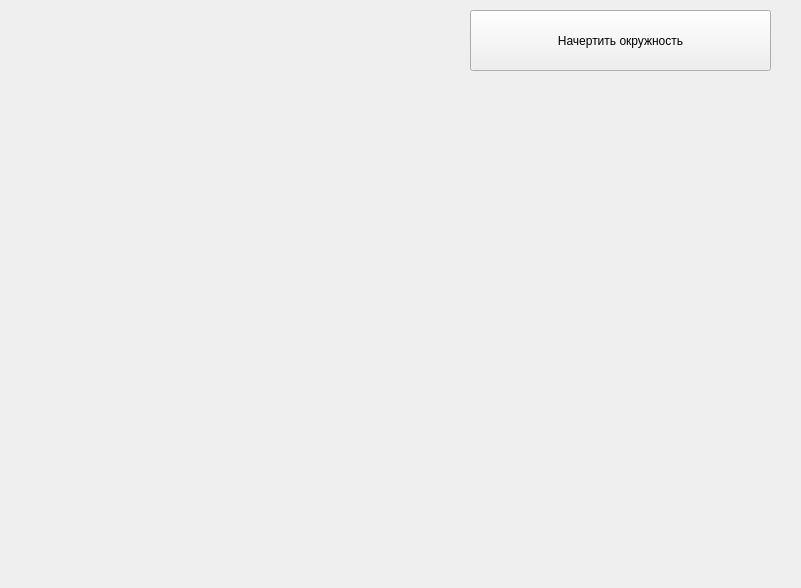
<?xml version="1.0" encoding="UTF-8"?>
<ui version="4.0">
 <class>Form</class>
 <widget class="QWidget" name="Form">
  <property name="geometry">
   <rect>
    <x>0</x>
    <y>0</y>
    <width>801</width>
    <height>588</height>
   </rect>
  </property>
  <property name="windowTitle">
   <string>Git и желтые окружности</string>
  </property>
  <widget class="QPushButton" name="pushButton">
   <property name="geometry">
    <rect>
     <x>470</x>
     <y>10</y>
     <width>301</width>
     <height>61</height>
    </rect>
   </property>
   <property name="text">
    <string>Начертить окружность</string>
   </property>
  </widget>
 </widget>
 <resources/>
 <connections/>
</ui>
